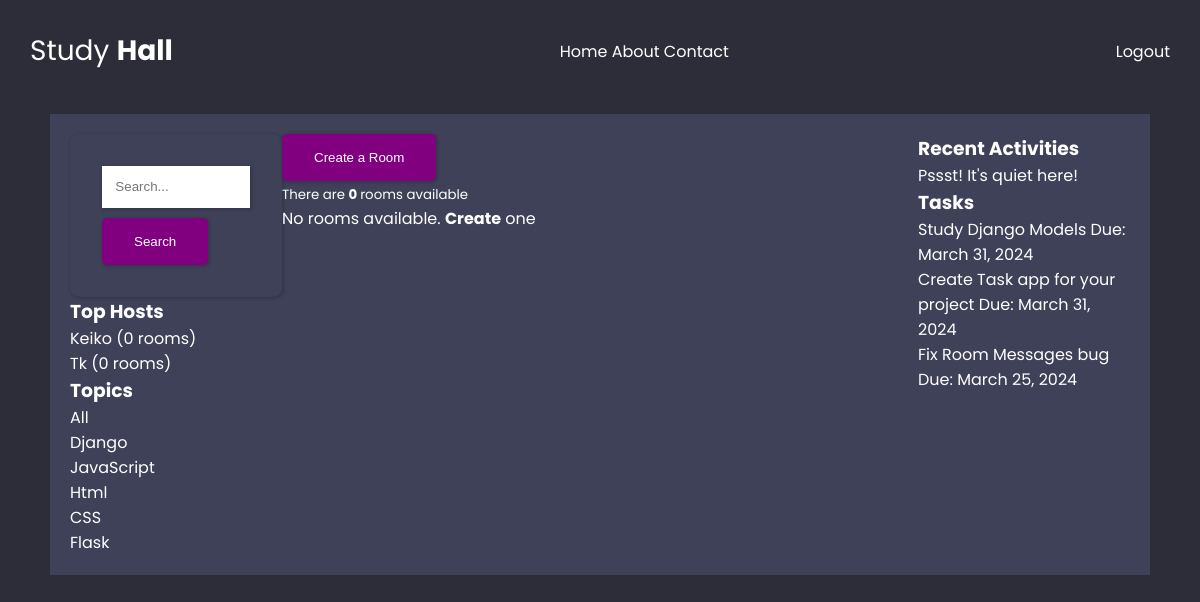
The app's page / (signed in) with its own data.
### StudyHall/models.py (models this page shows, shortened)
class Topics(models.Model):
    name = models.CharField(max_length=100)

### tasks/models.py (models this page shows, shortened)
class Tasks(models.Model):
    user = models.ForeignKey(User, on_delete=models.CASCADE)
    title = models.CharField(max_length=200)
    description = models.TextField(null=True, blank=True)
    due_date = models.DateField()
    created_on = models.DateTimeField(auto_now_add=True)
    complete = models.BooleanField(default=False)

### StudyHall/views.py (the view)
# urls.py: path('', HomeView.as_view(), name='home'),
class HomeView(ListView):
    model = Room
    template_name = 'StudyHall/home.html'
    context_object_name = 'rooms'
    def get_queryset(self):
        query = self.request.GET.get('q')
        if query:
            return Room.objects.filter(
                Q(title__icontains=query) |
                Q(description__icontains=query) |
                Q(host__username__icontains=query) |
                Q(topic__name__icontains=query)
            )
        else:
            return Room.objects.all().order_by('-updated_on', '-created_on')
    def get_context_data(self, **kwargs):
        context = super().get_context_data(**kwargs)
        context['room_count'] = Room.objects.count() # Calculate how many rooms ther are
        context['topics'] = Topics.objects.all() # get all the topics
        context['room_chats'] = RoomChats.objects.all()
        top_hosts = User.objects.annotate(num_rooms=Count('room')).order_by('-num_rooms')[:5]
        context['top_hosts'] = top_hosts
        if self.request.user.is_authenticated:
            context['tasks'] = Tasks.objects.filter(user=self.request.user) # Tasks for the current user
        else:
            context['tasks'] = None
        return context

### StudyHall/templates/StudyHall/home.html
{% extends 'StudyHall/index.html' %}
{% block content %}
<div class="home-container">
    <div class="topics-host">
        <form method="get" action="{% url 'home' %}">
            <input type="text" name="'q" placeholder="Search...">
            <button type="submit">Search</button>
        </form>
        <h3>Top Hosts</h3>
        {% for host in top_hosts %}
        <div>{{ host.username }} ({{ host.num_rooms }} rooms)</div>
        {% endfor %}
        <h3>Topics</h3>
        <a href="{% url 'home' %}"> All </a>
        {% for topic in topics %}
            <div>
                <a href="{% url 'home' %}?q={{topic.name}}"> {{topic.name}} </a>
            </div>
        {% endfor %}
    </div>
    <div class="room-container">
        <button><a href="{% url 'create-room' %}">Create a Room</a></button>   <br>
        <small>There are <b> {{room_count}} </b> rooms available </small>
        {% for room in rooms %}
            <div>
                <span>Host @{{room.host.username}}</span>
                <h4> <a href="{% url 'room' pk=room.pk %}">{{room.title}}</a>  </h4>
                <h5> {{room.description}} </h5>
                {% if request.user.is_authenticated %}
                    {% if request.user == room.host %}
                        <a href="{% url 'update-room' pk=room.pk %}">Edit</a>
                        <a href="{% url 'delete-room' pk=room.pk %}">Delete</a>
                    {% endif %}
                {% endif %}
                <small>{{ room.topic.name }}</small>
            </div>
        {% empty %}
            <p>No rooms available. <a href="{% url 'create-room' %}"><strong>Create</strong></a> one</p>
        {% endfor %}
    </div>
    <div class="tasks-recent-activities">
            <div class="recent-activities">
                <h3>Recent Activities</h3>
                {% for chat in room_chats %}
                    <div>
                        <p>@{{ chat.sender.username }}  {{chat.sent_on | timesince}} ago</p>
                        <small>replied to "{{chat.room}}"</small>
                        <p> {{chat.body}} </p>
                    </div>
                {% empty %}
                    <p>Pssst! It's quiet here!</p>
                {% endfor %}
            </div>
        <div class="tasks">
            <h3> <a href="{% url 'tasks' %}">Tasks</a></h3>
            {% if user.is_authenticated %}
                {% for task in tasks%}
                <div>
                    {{task.title}}
                    Due: {{task.due_date}}
                </div>
                {% endfor %}
            {% endif %}
        </div>
    </div>
</div>
{% endblock %}

### StudyHall/static/styles/main.css (style rules this page uses)
* { margin: 0; padding: 0; box-sizing: border-box; }
html { font-family: "Poppins", sans-serif; }
body { color: white; margin: 10px; padding: 20px; background-color: #2d2d39; min-height: 100vh; }
a { cursor: pointer; text-decoration: none; color: white; }
button { background-color: purple; color: white; cursor: pointer; border: none; display: inline-flex; align-items: center; gap: 1rem; cursor: pointer; transition: all ease-in-out 0.3s; padding: 1rem 2rem; border-radius: 5px; box-shadow: 1px 1px 3px 1px rgba(0, 0, 0, 0.15); font-weight: 500; }
form { border-radius: 5%; padding: 2rem; margin: 0 auto; max-width: fit-content; font-weight: 700; box-shadow: 1px 1px 3px 1px rgba(0, 0, 0, 0.15); }
form input, form select, form textarea { width: 100%; padding: 10px; margin-bottom: 10px; padding: 1em; box-sizing: border-box; border: none; box-shadow: 1px 1px 3px 1px rgba(0, 0, 0, 0.15); }
.home-container { background-color: #3e4157; display: grid; grid-template-columns: 1fr 3fr 1fr; margin: 20px; padding: 20px; }

### records on screen
Topics: name "Django"
Topics: name "JavaScript"
Topics: name "Html"
Topics: name "CSS"
Topics: name "Flask"
Tasks: title "Study Django Models", due_date "March 31, 2024"
Tasks: title "Create Task app for your project", due_date "March 31, 2024"
Tasks: title "Fix Room Messages bug", due_date "March 25, 2024"

### other values on screen
{{ host.username }} "Keiko"
{{ host.num_rooms }} "0"
{{ host.username }} "Tk"
{{ room_count }} "0"
